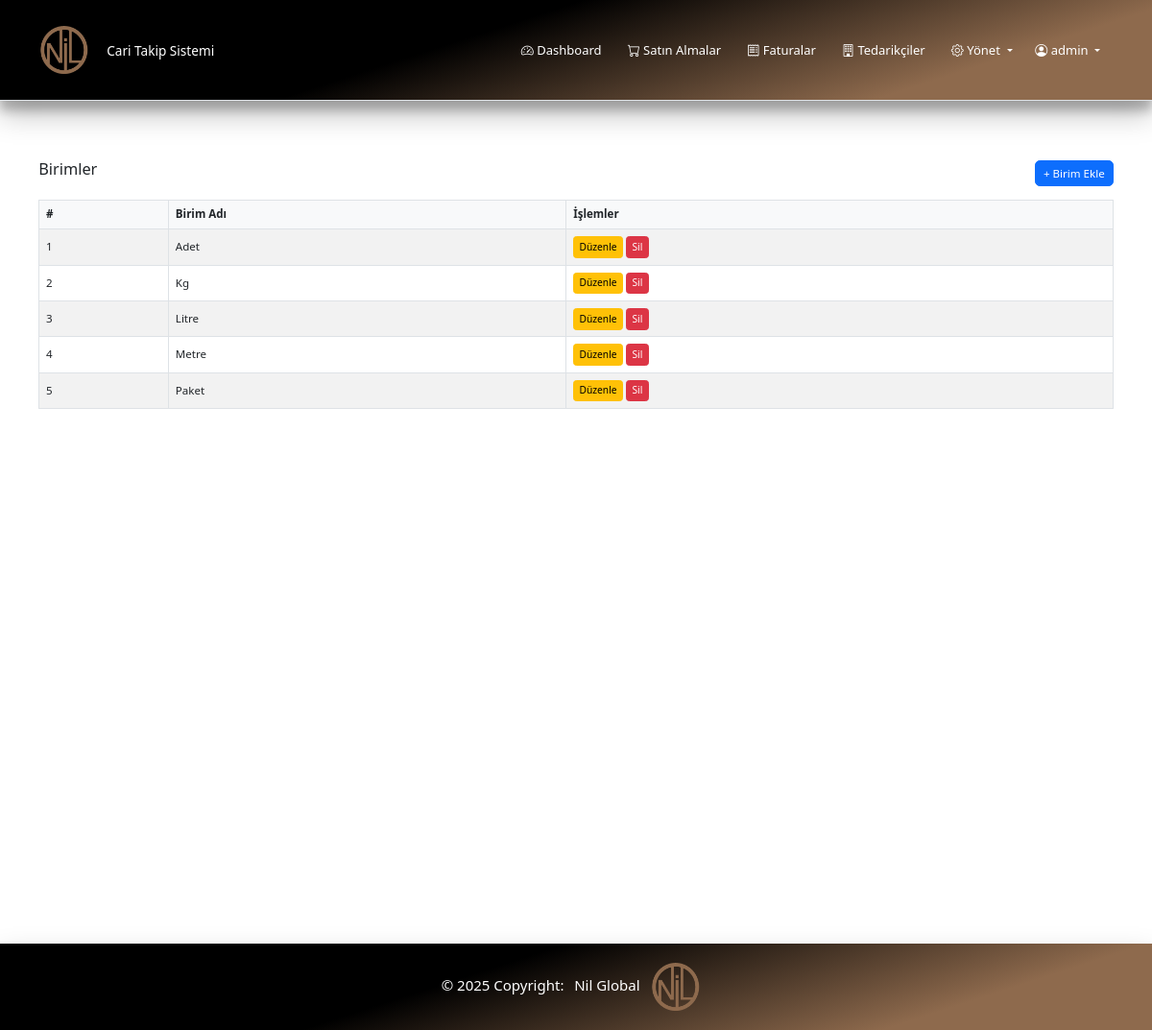
Before: /parametreler/birim/ (signed in) with the older database file.
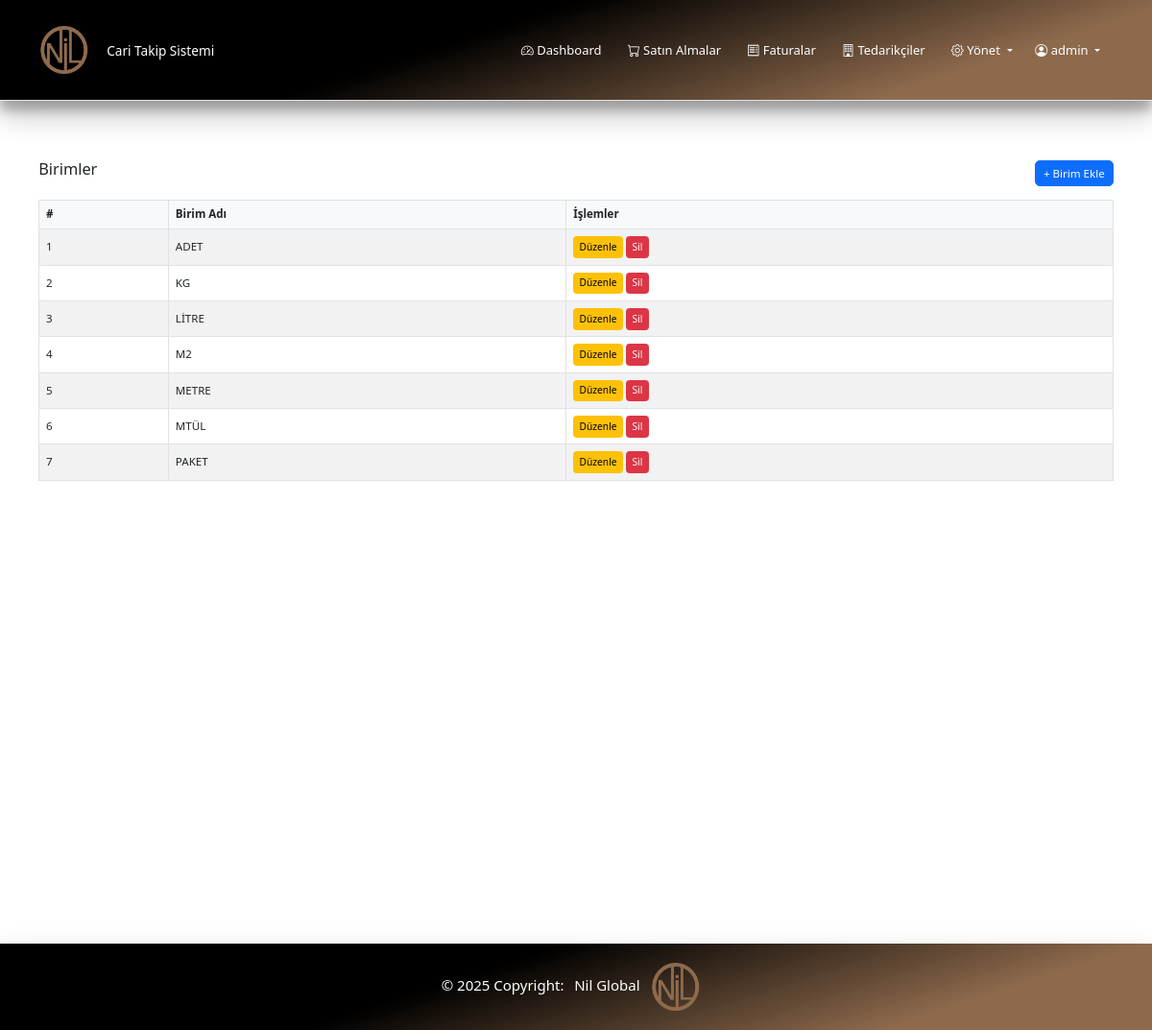
After: the same page with the newer database file.
### parametreler/models.py (models this page shows, shortened)
class Birim(models.Model):
    ad = models.CharField(max_length=20, verbose_name="Birim Adı")
    created_at = models.DateTimeField(auto_now_add=True)
    updated_at = models.DateTimeField(auto_now=True)
    class Meta:
        verbose_name = "Birim"
        verbose_name_plural = "Birimler"
        ordering = ['ad']

### parametreler/views.py (the view)
# urls.py: path('birim/', views.birim_listesi, name='birim_listesi'),
@login_required
def birim_listesi(request):
    birimler = Birim.objects.all()
    return render(request, 'parametreler/birim_listesi.html', {'birimler': birimler})

### parametreler/templates/parametreler/birim_listesi.html (shortened to what this page needs)
{% extends 'base.html' %}
{% block content %}
<div class="container mt-4">
    <div class="d-flex justify-content-between align-items-center mb-3">
        <h2>Birimler</h2>
        <a href="{% url 'parametreler:birim_ekle' %}" class="btn btn-primary">+ Birim Ekle</a>
    </div>
    <table class="table table-striped table-bordered">
        <thead>
            <tr>
                <th>#</th>
                <th>Birim Adı</th>
                <th>İşlemler</th>
            </tr>
        </thead>
        <tbody>
            {% for birim in birimler %}
            <tr>
                <td>{{ forloop.counter }}</td>
                <td>{{ birim.ad }}</td>
                <td>
                    <a href="{% url 'parametreler:birim_duzenle' birim.pk %}" class="btn btn-warning btn-sm">Düzenle</a>
                    <a href="{% url 'parametreler:birim_sil' birim.pk %}" class="btn btn-danger btn-sm">Sil</a>
                </td>
            </tr>
            {% empty %}
            <tr>
                <td colspan="3" class="text-center">Kayıtlı birim yok.</td>
            </tr>
            {% endfor %}
        </tbody>
    </table>
</div>
{% endblock %}

Changed rows visible on the page:
removed Birim: ad "Adet"
removed Birim: ad "Kg"
removed Birim: ad "Metre"
removed Birim: ad "Paket"
added Birim: ad "ADET"
added Birim: ad "KG"
changed Birim: ad "Litre" → "LİTRE"
added Birim: ad "M2"
added Birim: ad "METRE"
added Birim: ad "MTÜL"
added Birim: ad "PAKET"
